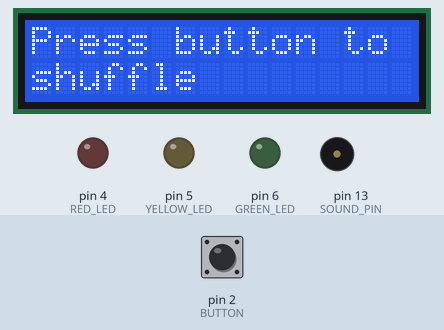
The sketch below on a simulated Arduino Uno, built with avr-gcc and run on an emulated ATmega328P. Shown: 16×2 character LCD, output pins drawn as LEDs (lit = HIGH), buzzer (waves = sounding). Inputs (shaded band) come from the test bench; at power-on: pin 2 (BUTTON) HIGH. Random numbers use the default seed unless the sketch sets one.

Above: at 1.7 s.
1.8 s: pin 2 (BUTTON) pulled LOW for 0.15 s
At 3.8 s:
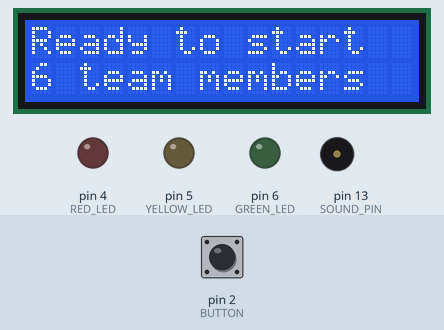
4.1 s: pin 2 (BUTTON) pulled LOW for 1 s
At 4.9 s:
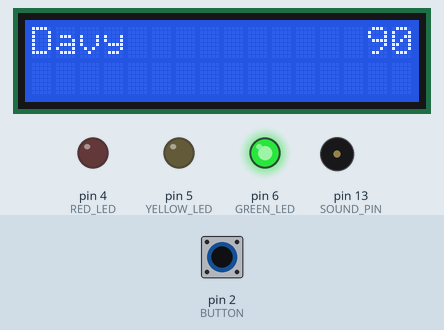
8.1 s: pin 2 (BUTTON) pulled LOW for 0.15 s
At 8.9 s:
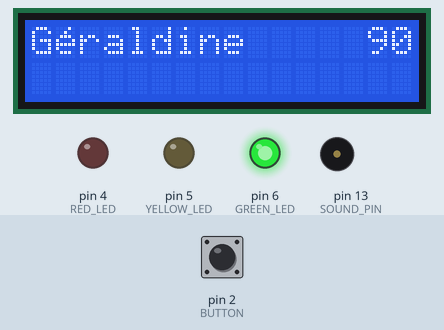
11.2 s: pin 2 (BUTTON) pulled LOW for 3.2 s
At 11.6 s:
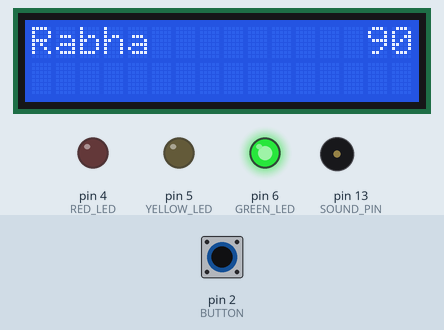
16.7 s: pin 2 (BUTTON) pulled LOW for 0.15 s
At 17.0 s:
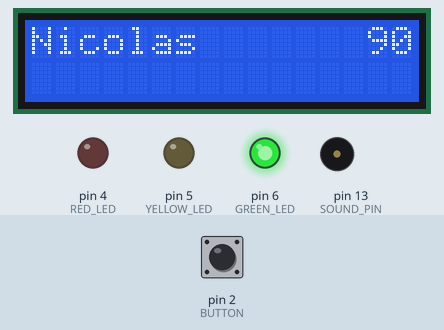
19.8 s: pin 2 (BUTTON) pulled LOW for 1 s
At 20.6 s:
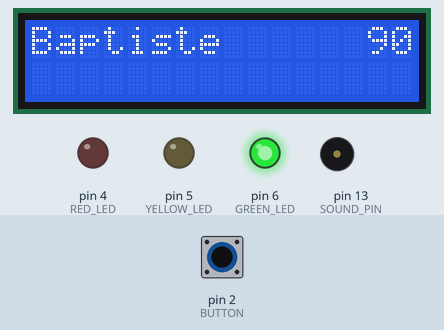
Timing chart, 0 to 22.8 s (numbered marks = the images above; inputs shaded):
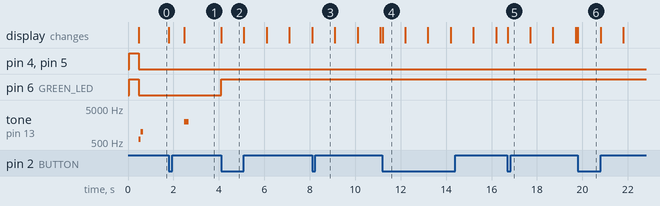

The sketch:

scrummasterlcd.ino
```cpp
#include <LiquidCrystal.h>

//TEAM
String team[] = {"Nicolas", "Rabha", "Baptiste", "Davy", "Géraldine", "Stijn"};
const int TEAM_SIZE = 6;

const unsigned long SEC = 1000;
const unsigned long GREEN_DURATION=80*SEC;
const unsigned long YELLOW_DURATION=10*SEC;


const unsigned int RANDOM_ITER = 2500;

//non-LCD pins
const int BUTTON = 2;
const int SOUND_PIN = 13;
const int SOUND_LENGTH = 100;
const int TONE1 = 3000;
const int TONE2 = 2500;
const int NB_ALARM_SOUNDS=8;


//LCD pins
const int LCD_RS = 7;
const int LCD_ENABLE = 8;
const int LCD_D4 = 9;
const int LCD_D5 = 10;
const int LCD_D6 = 11;
const int LCD_D7 = 12;
LiquidCrystal lcd(LCD_RS, LCD_ENABLE, LCD_D4, LCD_D5, LCD_D6, LCD_D7);

//LED pins
const int GREEN_LED = 6;
const int YELLOW_LED = 5;
const int RED_LED = 4;

//custom characters
const byte EACUTE = 1;
const byte CCEDILLE = 2;

byte EACUTE_CHAR[8] = {
  B00010,
  B00100,
  B01110,
  B10001,
  B11111,
  B10000,
  B01110,
  B00000
};
byte CEDI_CHAR[8] = {
  B00000,
  B00000,
  B01110,
  B10000,
  B10000,
  B01110,
  B00100,
  B01100
};


// states
const int S_INITIAL = 0;
const int S_READY = 1;
const int S_GREEN = 2;
const int S_YELLOW = 3;
const int S_RED = 4;
const int S_FINISHED = 5;

//time management
unsigned long yellowTime = 0;
unsigned long redTime = 0;
unsigned long countdown_sec=0;


int nextTeamMemberIndex = 0;

boolean previousButtonState = false;
boolean buttonEventGenerated = false;
int currentState = S_INITIAL;

void setup() {
  pinMode(LCD_RS, OUTPUT);
  pinMode(LCD_ENABLE, OUTPUT);
  pinMode(LCD_D4, OUTPUT);
  pinMode(LCD_D5, OUTPUT);
  pinMode(LCD_D6, OUTPUT);
  pinMode(LCD_D7, OUTPUT);


  lcd.createChar(EACUTE, EACUTE_CHAR);
  lcd.createChar(CCEDILLE, CEDI_CHAR);
  lcd.begin(16, 2);

  //BUTTON setup
  pinMode(BUTTON, INPUT);

  pinMode(SOUND_PIN, OUTPUT);
  pinMode(RED_LED, OUTPUT);
  pinMode(YELLOW_LED, OUTPUT);
  pinMode(GREEN_LED, OUTPUT);


  allLedsOn();
  delay(400);
  allLedsOff();

  lcd.print("Press button to");
  lcd.setCursor(0, 1);
  lcd.print("shuffle");
  playInitialized();
}

void loop() {
  generateButtonEvent();
  if (buttonEvent()) {
    switch(currentState) {
      case S_INITIAL:
        shuffle();
        setReady();
        break;
      default:
        nextTeamMember();
        break;
    }
  }

  unsigned long now = millis();

  if ((currentState == S_GREEN) && (now >= yellowTime)) {
    showRemainingSeconds(now);
    setYellow();
  }
  if ((currentState == S_YELLOW) && (now >= redTime)) {
    showRemainingSeconds(now);
    setAlarm();
  }

  if ((currentState == S_GREEN) || (currentState == S_YELLOW) || (currentState==S_RED)) {
    showRemainingSeconds(now);
  }
}

void setGreen() {
  currentState = S_GREEN;
  ledOn(GREEN_LED);
}

void setYellow() {
  currentState = S_YELLOW;
  lcd.setCursor(4,1);
  lcd.write("end now");
  ledOn(YELLOW_LED);
  playWarning();
}

void setAlarm() {
  currentState = S_RED;
  lcd.setCursor(4,1);
  lcd.write("NEXT !!!");
  ledOn(RED_LED);
  playAlarm();

}

void showRemainingSeconds(unsigned long time) {

  unsigned long currentRemaining = getRemainingSeconds(time);
  if (currentRemaining != countdown_sec) {
    countdown_sec = currentRemaining;

    lcd.setCursor(14,0);
    if (countdown_sec < 10) {
      lcd.print(" ");
    }
    lcd.print(countdown_sec);
  }

}

unsigned long getRemainingSeconds(unsigned long time) {
  if (time >= redTime) {
    return 0;
  }
  return (redTime - time) / 1000 + 1;

}

void startCountDown() {
  unsigned long now = millis();
  yellowTime = now + GREEN_DURATION;
  redTime = yellowTime + YELLOW_DURATION;
  setGreen();
}

void nextTeamMember() {
  if (nextTeamMemberIndex == TEAM_SIZE) {
    nextTeamMemberIndex = 0;
    setFinished();
  } else {
    showMember(team[nextTeamMemberIndex++]);
    startCountDown();
  }
}

void showMember(String member) {
    lcd.clear();

    int i = 0;
    while (i<member.length()) {
      String stringChar = String(member.charAt(i));
      //in case of UTF-8 is the first byte negative. Assume max utf8 length 2 bytes for char
      if (member.charAt(i) < 0) {
        stringChar.concat(member.charAt(i+1));
        i++;
      }
      i++;
      printStringChar(stringChar);
    }
    lcd.setCursor(0,1);
}

void printStringChar(String charToPrint) {
  if (charToPrint.equals(String("é"))) {
    lcd.write(EACUTE);
  } else if (charToPrint.equals(String("ç"))) {
    lcd.write(CCEDILLE);
  } else {
    lcd.print(charToPrint);
  }
}

void shuffle() {
  lcd.clear();
  lcd.print("Shuffling...");
  randomSeed(millis());
  randomize(team);
}

void setReady() {
   lcd.clear();
   lcd.print("Ready to start");
   lcd.setCursor(0,1);
   lcd.print(TEAM_SIZE);
   lcd.print(" team members");
   currentState = S_READY;
   playReadyBeep();
}

void setFinished() {
  allLedsOff();
  lcd.clear();
  lcd.print("End of stand-up");
  lcd.setCursor(0,1);
  lcd.print("meeting");
  currentState = S_FINISHED;
  playReadyBeep();
}

void randomize(String array[]) {
  int a = 0;
  int b = 0;
  for (unsigned int i = 0; i < RANDOM_ITER; i++) {
    a = random(0, TEAM_SIZE);
    b = random(0, TEAM_SIZE);
    swap(array, a, b);
  }
}

void swap(String array[], int i, int j) {
  String swap = array[i];
  array[i] = array[j];
  array[j] = swap;
}

void generateButtonEvent() {
  boolean buttonPress = (digitalRead(BUTTON) == HIGH);
  if ((! buttonPress) && previousButtonState) {
    buttonEventGenerated = true;
  }
  previousButtonState = buttonPress;
}

boolean buttonEvent() {
  if (buttonEventGenerated) {
    buttonEventGenerated = false;
    return true;
  } else {
    return false;
  }
}

void playInitialized() {
    tone(SOUND_PIN, 600, 100);
    delay(100);
    tone(SOUND_PIN, 1000, 100);
}

void playWarning() {
   tone(SOUND_PIN, 5000, 25);
   delay(50);
   tone(SOUND_PIN, 5000, 25);
   delay(50);
}

void playAlarm() {
  for (int i = 0; i < NB_ALARM_SOUNDS; i++) {
    tone(SOUND_PIN, TONE1, SOUND_LENGTH);
    delay(SOUND_LENGTH);
    tone(SOUND_PIN, TONE2, SOUND_LENGTH);
    delay(SOUND_LENGTH);
  }
}

void playReadyBeep() {
  tone(SOUND_PIN, 2000, 200);
}

void allLedsOn() {
  digitalWrite(RED_LED, HIGH);
  digitalWrite(YELLOW_LED, HIGH);
  digitalWrite(GREEN_LED, HIGH);
}

void allLedsOff() {
  digitalWrite(RED_LED, LOW);
  digitalWrite(YELLOW_LED, LOW);
  digitalWrite(GREEN_LED, LOW);
}

void ledOn(int ledPin) {
  digitalWrite(RED_LED, (ledPin == RED_LED) ? HIGH : LOW);
  digitalWrite(YELLOW_LED, (ledPin == YELLOW_LED) ? HIGH : LOW);
  digitalWrite(GREEN_LED, (ledPin == GREEN_LED) ? HIGH : LOW);
}
```

Measured:
- after the input at 1.8 s, tone on pin 13 (SOUND_PIN): silent → 2000 Hz after 0.67 s, → silent 0.20 s later; the display: first changes at once (image 1 shows a later state)
- after the input at 4.1 s, pin 6 (GREEN_LED): LOW → HIGH at once; the display: first changes at once (image 2 shows a later state)
- what the display in image 4 shows lasts 1.0 s, from 11.2 s to 12.2 s
